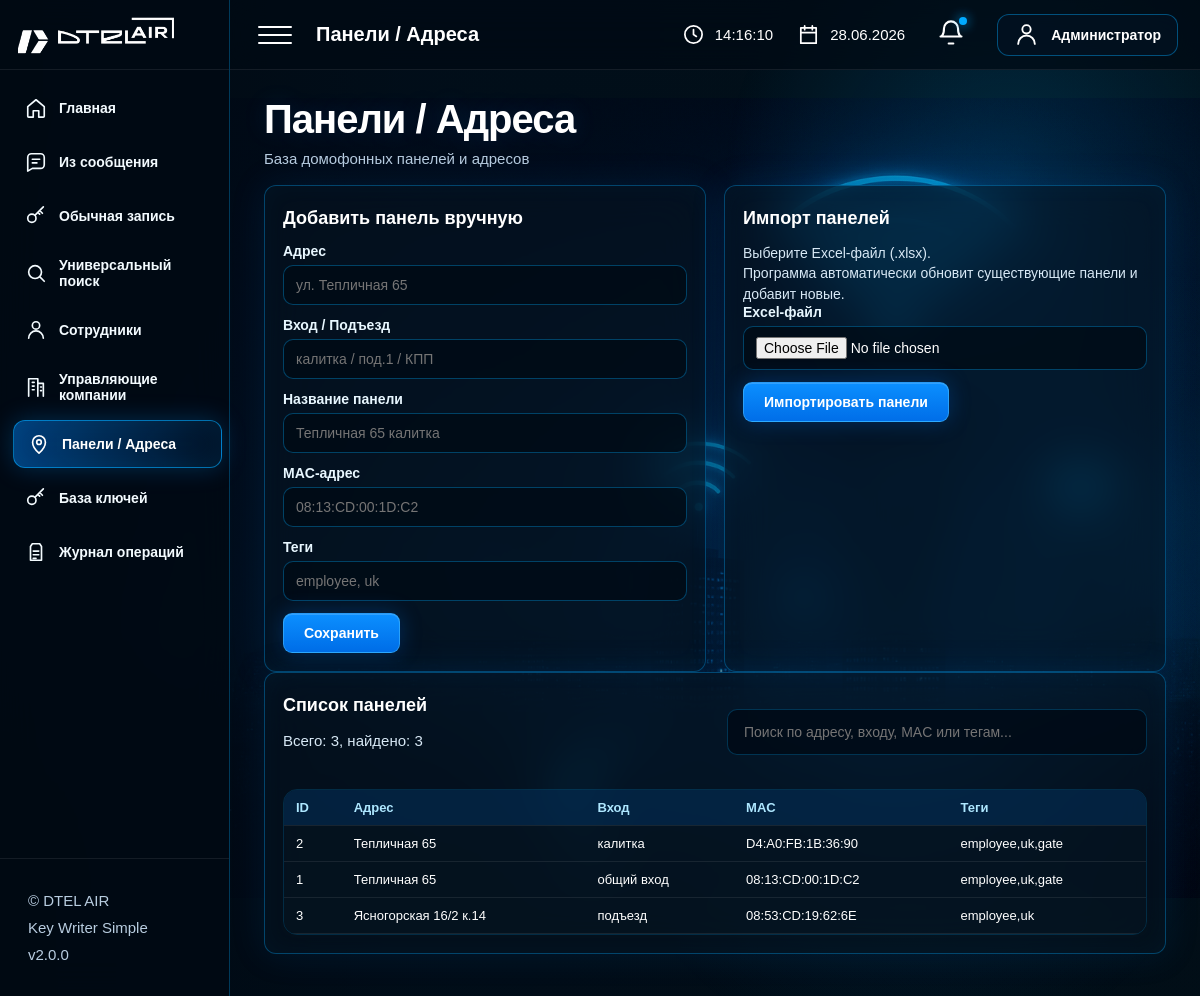
Page /panels on the earlier database version.
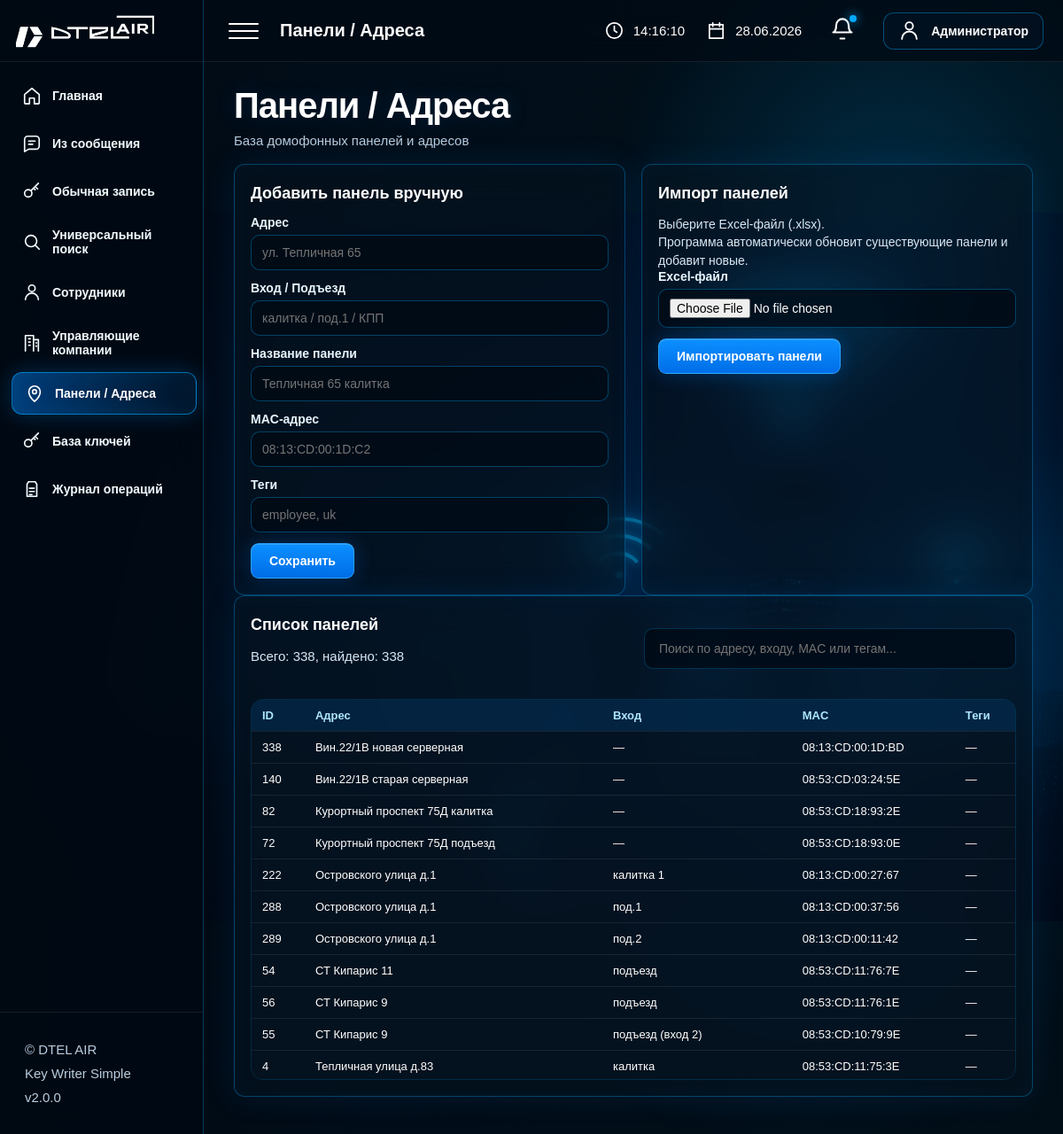
Same page on the later database version.
### tables this page shows
CREATE TABLE panels (
            id INTEGER PRIMARY KEY AUTOINCREMENT,
            address TEXT NOT NULL,
            entrance TEXT DEFAULT '',
            name TEXT NOT NULL,
            mac TEXT UNIQUE NOT NULL,
            tags TEXT DEFAULT '',
            enabled INTEGER DEFAULT 1,
            created_at TEXT DEFAULT CURRENT_TIMESTAMP
        );

### app/main.py (the view)
@app.get('/panels', response_class=HTMLResponse)
def panels_page(request: Request):
    panels = get_panels()
    return templates.TemplateResponse('panels.html', {'request': request, 'panels': panels})

### app/templates/panels.html (shortened to what this page needs)
{% extends 'base.html' %}
{% block page_name %}Панели / Адреса{% endblock %}
{% block content %}
<div class="hero-title">
    <h1>Панели / Адреса</h1>
    <p class="subtitle">
        База домофонных панелей и адресов
    </p>
</div>
<div class="panels-top-grid">
    <div class="panel">
        <h2>Добавить панель вручную</h2>
        <form method="post" action="/panels/add">
            <label>Адрес</label>
            <input
                name="address"
                placeholder="ул. Тепличная 65"
                required
            >
            <label>Вход / Подъезд</label>
            <input
                name="entrance"
                placeholder="калитка / под.1 / КПП"
            >
            <label>Название панели</label>
            <input
                name="name"
                placeholder="Тепличная 65 калитка"
                required
            >
            <label>MAC-адрес</label>
            <input
                name="mac"
                placeholder="08:13:CD:00:1D:C2"
                required
            >
            <label>Теги</label>
            <input
                name="tags"
                placeholder="employee, uk"
            >
            <button type="submit">
                Сохранить
            </button>
        </form>
    </div>
    <div class="panel">
        <h2>Импорт панелей</h2>
        <p class="panels-help">
            Выберите Excel-файл (.xlsx).<br>
            Программа автоматически обновит существующие панели
            и добавит новые.
        </p>
        <form
            method="post"
            action="/panels/import"
            enctype="multipart/form-data"
        >
            <label>Excel-файл</label>
            <input
                type="file"
                name="file"
                accept=".xlsx,.xls,.xlsm"
                required
            >
            <button type="submit">
                Импортировать панели
            </button>
        </form>
    </div>
</div>
<div class="panel panels-list-panel">
    <div class="panel-list-head">
        <div>
            <h2>Список панелей</h2>
            <p class="subtitle">
                Всего: <span id="panelsTotal">{{ panels|length }}</span>,
                найдено: <span id="panelsFound">{{ panels|length }}</span>
            </p>
        </div>
        <div class="panel-search">
            <input
                type="text"
                id="panelSearch"
                placeholder="Поиск по адресу, входу, MAC или тегам..."
                autocomplete="off"
            >
        </div>
    </div>
    <div class="table-scroll">
        <table id="panelsTable">
            <thead>
            <tr>
                <th>ID</th>
                <th>Адрес</th>
                <th>Вход</th>
                <th>MAC</th>
                <th>Теги</th>
            </tr>
            </thead>
            <tbody>
            {% for p in panels %}
            <tr>
                <td>{{ p.id }}</td>
                <td>{{ p.address }}</td>
                <td>{{ p.entrance or '—' }}</td>
                <td>{{ p.mac }}</td>
                <td>{{ p.tags or '—' }}</td>
            </tr>
            {% endfor %}
            </tbody>
        </table>
    </div>
</div>
{% endblock %}

### app/templates/base.html (shortened to what this page needs)
<!DOCTYPE html>
<html lang="ru">
<head>
  <link rel="stylesheet" href="/static/style.css">
</head>
<body>
<div class="app-shell">
  <aside class="sidebar">
    <div class="brand"><img src="/static/img/logo.png" alt="DTEL AIR"></div>
    <nav class="sidebar-nav">
      <a class="nav-item" href="/"><svg viewBox="0 0 24 24"><path d="M3 10.5 12 3l9 7.5V21a1 1 0 0 1-1 1h-5v-7H9v7H4a1 1 0 0 1-1-1z"/></svg><span>Главная</span></a>
      <a class="nav-item" href="/message"><svg viewBox="0 0 24 24"><path d="M21 15a4 4 0 0 1-4 4H8l-5 3V7a4 4 0 0 1 4-4h10a4 4 0 0 1 4 4z"/><path d="M8 9h8M8 13h5"/></svg><span>Из сообщения</span></a>
      <a class="nav-item" href="/write/manual">
    <svg viewBox="0 0 24 24"><circle cx="7.5" cy="14.5" r="4.5"/><path d="m11 11 9-9M16 6l3 3M14 8l2 2"/></svg>
    <span>Обычная запись</span>
</a>
<a class="nav-item" href="/search">
    <svg viewBox="0 0 24 24"><circle cx="11" cy="11" r="7"/><path d="m16.5 16.5 4.5 4.5"/></svg>
    <span>Универсальный поиск</span>
</a>
      <a class="nav-item" href="/employees"><svg viewBox="0 0 24 24"><path d="M20 21a8 8 0 0 0-16 0"/><circle cx="12" cy="7" r="4"/></svg><span>Сотрудники</span></a>
      <a class="nav-item" href="/uk"><svg viewBox="0 0 24 24"><path d="M4 22V3h10v19M14 8h6v14"/><path d="M8 7h2M8 11h2M8 15h2M17 12h1M17 16h1"/></svg><span>Управляющие компании</span></a>
      <a class="nav-item" href="/panels"><svg viewBox="0 0 24 24"><path d="M12 22s7-6.2 7-12a7 7 0 0 0-14 0c0 5.8 7 12 7 12z"/><circle cx="12" cy="10" r="2.5"/></svg><span>Панели / Адреса</span></a>
      <a class="nav-item" href="/keys"><svg viewBox="0 0 24 24"><circle cx="7.5" cy="14.5" r="4.5"/><path d="m11 11 9-9M16 6l3 3M14 8l2 2"/></svg><span>База ключей</span></a>
      <a class="nav-item" href="/log"><svg viewBox="0 0 24 24"><path d="M8 3h8l2 3v15H6V6z"/><path d="M9 11h6M9 15h6M9 19h3"/></svg><span>Журнал операций</span></a>
    </nav>
    <div class="sidebar-footer"><div>© DTEL AIR</div><div>Key Writer Simple</div><div>v2.0.0</div></div>
  </aside>
  <main class="main">
    <header class="topbar">
      <div class="topbar-left"><div class="burger"><span></span><span></span><span></span></div><div class="top-title">{% block page_name %}Главная{% endblock %}</div></div>
      <div class="topbar-right">
        <div class="top-info"><svg viewBox="0 0 24 24"><circle cx="12" cy="12" r="9"/><path d="M12 7v5l3 2"/></svg><span id="live-time">--:--:--</span></div>
        <div class="top-info"><svg viewBox="0 0 24 24"><path d="M4 5h16v16H4zM8 3v4M16 3v4M4 10h16"/></svg><span id="live-date">--.--.----</span></div>
        <div class="notify"><svg viewBox="0 0 24 24"><path d="M18 8a6 6 0 0 0-12 0c0 7-3 7-3 7h18s-3 0-3-7"/><path d="M10 21h4"/></svg><i></i></div>
        <div class="user-pill"><svg viewBox="0 0 24 24"><path d="M20 21a8 8 0 0 0-16 0"/><circle cx="12" cy="7" r="4"/></svg><span>Администратор</span></div>
      </div>
    </header>
    <section class="content">{% block content %}{% endblock %}</section>
  </main>
</div>
</body>
</html>

Differences in the rows shown:
no longer on this page (row edited): panels: id "2", address "Тепличная 65", entrance "калитка", mac "D4:A0:FB:1B:36:90", tags "employee,uk,gate"
no longer on this page (row edited): panels: id "1", address "Тепличная 65", entrance "общий вход", mac "08:13:CD:00:1D:C2", tags "employee,uk,gate"
no longer on this page (row edited): panels: id "3", address "Ясногорская 16/2 к.14", entrance "подъезд", mac "08:53:CD:19:62:6E", tags "employee,uk"
added panels: id "338", address "Вин.22/1В новая серверная", entrance "—", mac "08:13:CD:00:1D:BD", tags "—"
added panels: id "140", address "Вин.22/1В старая серверная", entrance "—", mac "08:53:CD:03:24:5E", tags "—"
added panels: id "82", address "Курортный проспект 75Д калитка", entrance "—", mac "08:53:CD:18:93:2E", tags "—"
added panels: id "72", address "Курортный проспект 75Д подъезд", entrance "—", mac "08:53:CD:18:93:0E", tags "—"
added panels: id "222", address "Островского улица д.1", entrance "калитка 1", mac "08:13:CD:00:27:67", tags "—"
added panels: id "288", address "Островского улица д.1", entrance "под.1", mac "08:13:CD:00:37:56", tags "—"
added panels: id "289", address "Островского улица д.1", entrance "под.2", mac "08:13:CD:00:11:42", tags "—"
added panels: id "54", address "СТ Кипарис 11", entrance "подъезд", mac "08:53:CD:11:76:7E", tags "—"
added panels: id "56", address "СТ Кипарис 9", entrance "подъезд", mac "08:53:CD:11:76:1E", tags "—"
added panels: id "55", address "СТ Кипарис 9", entrance "подъезд (вход 2)", mac "08:53:CD:10:79:9E", tags "—"
added panels: id "4", address "Тепличная улица д.83", entrance "калитка", mac "08:53:CD:11:75:3E", tags "—"
Other differences:
{{ panels|length }}: "3" → "338"
